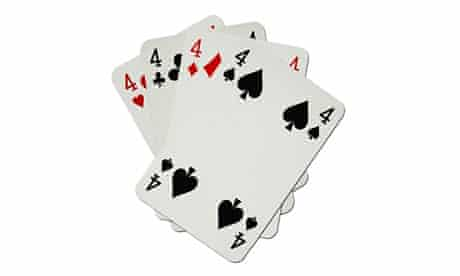
#> input picture Resources/cards.jpg, 460 x 276 px
$ python 'Warp Perspective.py'
#> lines starting #> are read from the running program, lines starting #| are printed output that depends on the picture
import cv2
import numpy as np

img = cv2.imread("Resources/cards.jpg")
#> img is the input picture: shape (276, 460, 3); mean B, G, R 236.8, 238.3, 238.8

height = 350
width = 250

pts1 = np.float32([[239, 33], [343, 107], [135, 193], [237, 253]])
pts2 = np.float32([[0, 0], [width, 0], [0, height], [width, height]])

matrix = cv2.getPerspectiveTransform(pts1, pts2)
imgOutput = cv2.warpPerspective(img, matrix, (width, height))
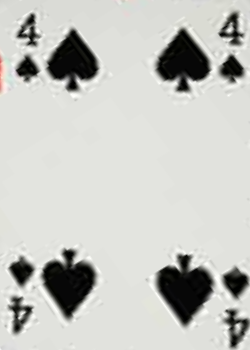
#> imgOutput: shape (350, 250, 3); mean B, G, R 193.2, 198, 197.1

cv2.imshow("Image", img)
cv2.imshow("Image Output", imgOutput)

cv2.waitKey(0)
